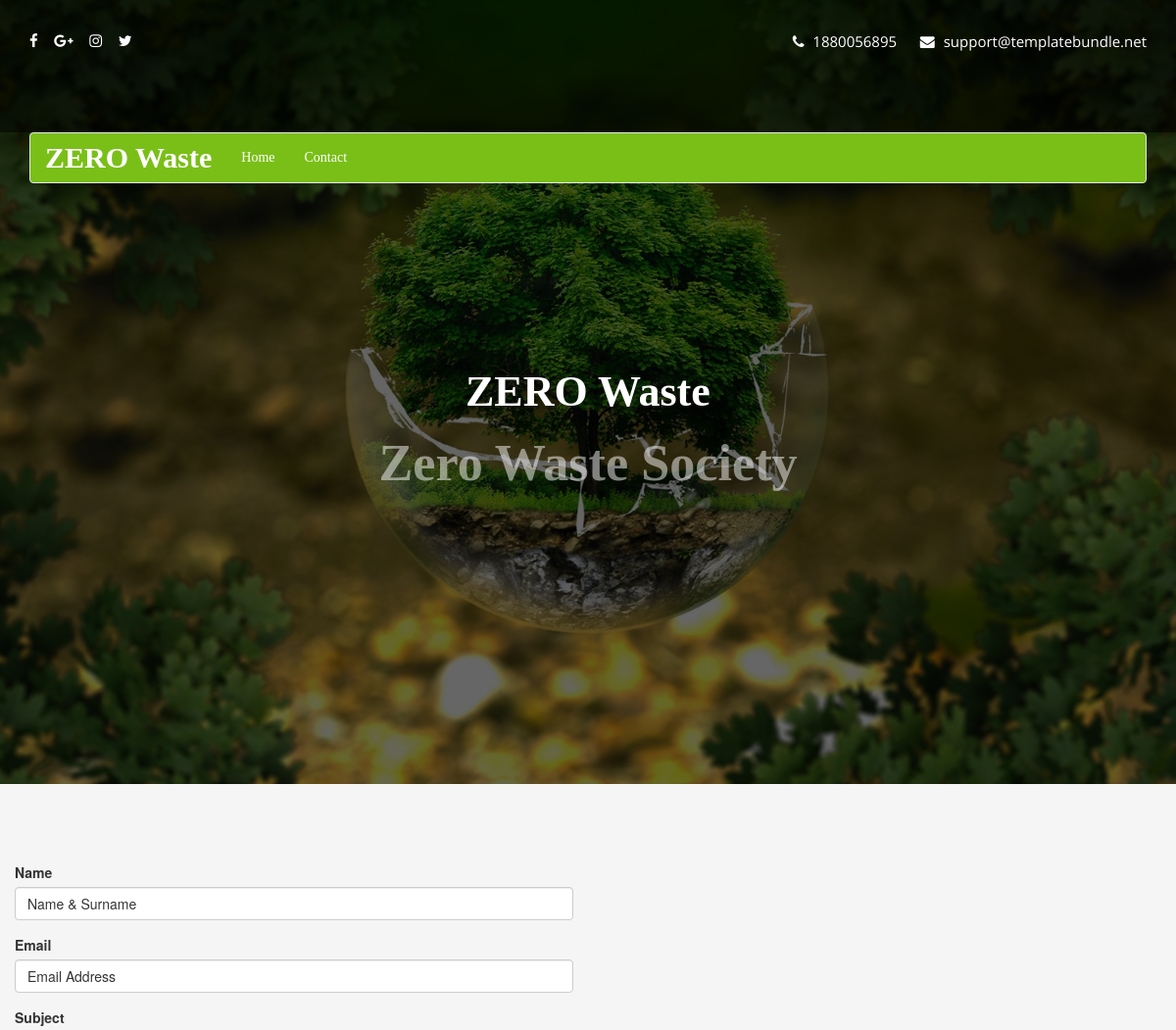
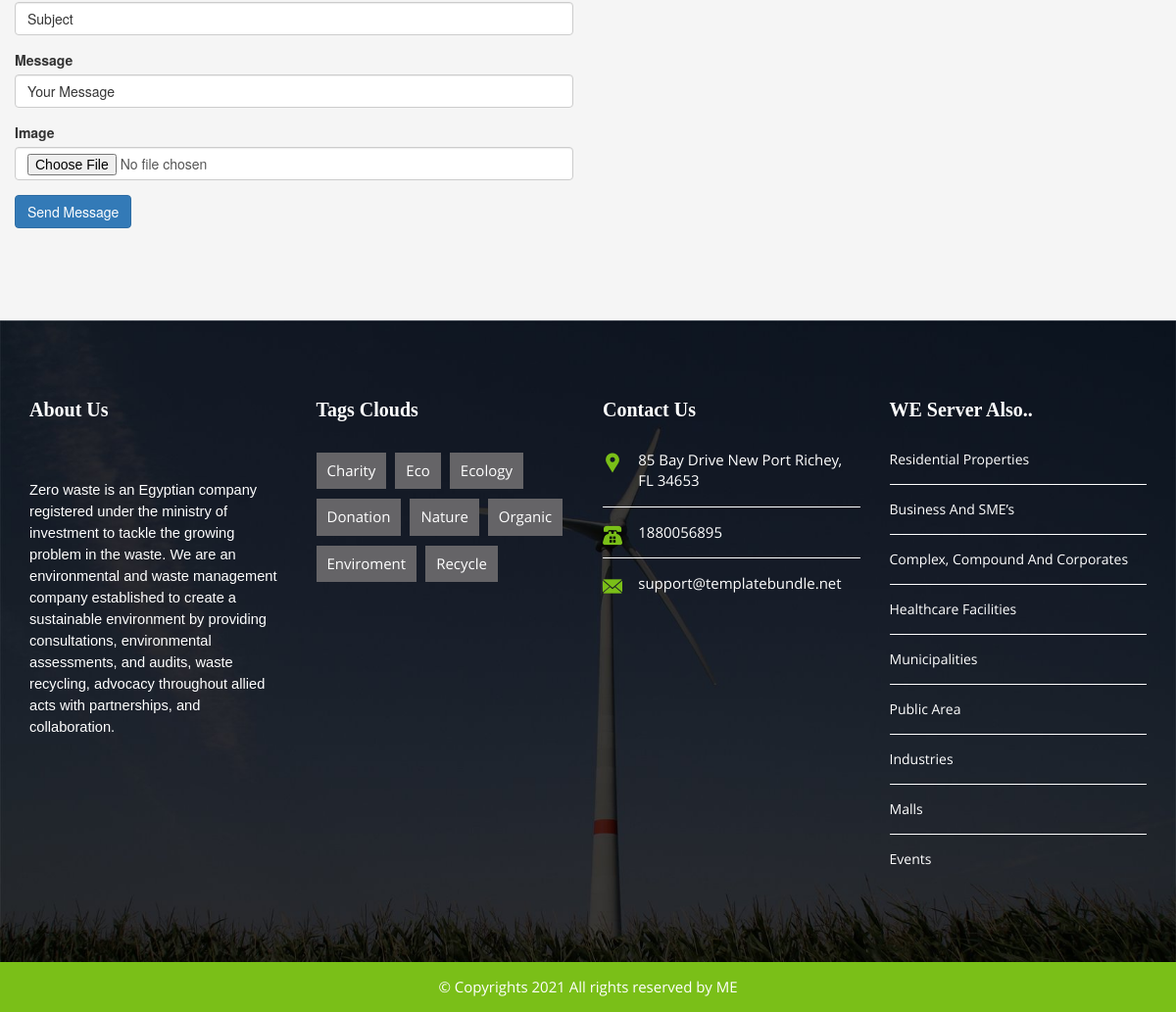
Page /contact/ on the committed database (2 pictures, top to bottom).
### home/models.py (models this page shows, shortened)
class Setting(models.Model):
    address = models.CharField(blank=True,max_length=100)
    phone=models.CharField(blank=True,max_length=15)
    email=models.CharField(blank=True,max_length=50)
    gmail = models.CharField(blank=True,max_length=50)
    facebook = models.CharField(blank=True,max_length=50)
    twitter = models.CharField(blank=True,max_length=50)
    youtube = models.CharField(blank=True, max_length=50)
    instagram = models.CharField(blank=True, max_length=50)
    aboutus = RichTextUploadingField(blank=True)
    contact = RichTextUploadingField(blank=True)

### home/views.py (the view, shortened to what this page needs)
# urls.py: path('contact/', views.contactus, name='contactus'),
def contactus(request):
    form=ContactForm
    setting=Setting.objects.get(pk=1)
    context = {'setting': setting,'form':form}
    return render(request,'contact.html',context)

### home/templates/contact.html (shortened to what this page needs)
{%load static%}
{% load mptt_tags %}
{% load mptt_tags %}
{% load bootstrap4 %}
<html>
<head>
    <link href="{%static '' %}css/main.css" rel="stylesheet" type="text/css">
    <link href="{%static '' %}css/fonts.css" rel="stylesheet" type="text/css">
    <link href="{%static '' %}css/font-awesome.css" rel="stylesheet" type="text/css">
    <link href="{%static '' %}css/flaticon.css" rel="stylesheet" type="text/css">
    <link href="{%static '' %}css/bubble.css" rel="stylesheet" type="text/css">
    <link href="{%static '' %}css/magnific-popup.css" rel="stylesheet" type="text/css">
    <link href="{%static '' %}js/plugin/revolution/css/settings.css" rel="stylesheet" type="text/css">
    <link href="{%static '' %}js/plugin/revolution/css/layers.css" rel="stylesheet" type="text/css">
    <link href="{%static '' %}js/plugin/revolution/css/navigation.css" rel="stylesheet" type="text/css">
    <link href="{%static '' %}css/style.css" rel="stylesheet" type="text/css">
</head>
<body>
    <div class="eco_banner_wrapper"       data-scroll-index='0'>
        <div class="eco_top_box">
            <div class="eco_top_info_wrapper">
                <div class="container">
                    <div class="row">
                        <div class="col-lg-6 col-md-6 col-sm-4">
                            <ul class="eco_top_social">
                                <li>
                                    <a href="{{setting.facebook}}"><i class="fa fa-facebook" aria-hidden="true"></i></a>
                                </li>
                                <li>
                                    <a href="{{setting.gmail}}"><i class="fa fa-google-plus" aria-hidden="true"></i></a>
                                </li>
                                <li>
                                    <a href="{{setting.instagram}}"><i class="fa fa-instagram" aria-hidden="true"></i></a>
                                </li>
                                <li>
                                    <a href="{{setting.twitter}}"><i class="fa fa-twitter" aria-hidden="true"></i></a>
                                </li>
                            </ul>
                        </div>
                        <div class="col-lg-6 col-md-6 col-sm-8">
                            <div class="eco_top_info">
                                <ul>
                                    <li>
                                        <a href="#" class="info_text">
										<i class="fa fa-phone" aria-hidden="true"></i>
                                            {{setting.phone|safe}}
										</a>
                                    </li>
                                    <li>
                                        <a href="#" class="info_text">
										<i class="fa fa-envelope" aria-hidden="true"></i>
											{{setting.gmail}}
										</a>
                                    </li>
                                </ul>
                            </div>
                        </div>
                    </div>
                </div>
            </div>
            <div class="container">
                <nav class="navbar navbar-default">
                    <div class="container">
                      <div class="navbar-header" style="background-color: #7abf18;">
                        <a class="navbar-brand" style="color: #fff; font-weight: 600; font-size: 30px;" href="/">ZERO Waste</a>
                      </div>
                      <div class="collapse navbar-collapse"  id="bs-example-navbar-collapse-1">
                        <ul class="nav navbar-nav" style="background-color: #7abf18;">
                          <li><a style="color: #fff; cursor: pointer;"  href="/">Home <span class="sr-only">(current)</span></a></li>
                          <li><a href="/contact" style="cursor: pointer; color: #fff;">Contact </a></li>
                        </ul>
                      </div>
                    </div>
                  </nav>
        </div>
        </div>
        <div class="eco_slider">
            <div id="rev_slider_1068_1_wrapper" class="rev_slider_wrapper fullscreen-container" data-alias="levano4export" data-source="gallery" style="background-color:transparent;padding:0px;">
                <div id="rev_slider_1068_1" class="rev_slider fullscreenbanner" style="display:none;" data-version="5.3.0.2">
                    <ul>
                        <li data-index="rs-3010" data-transition="zoomIn" data-slotamount="7" data-hideafterloop="0" data-hideslideonmobile="off" data-easein="default" data-easeout="default" data-masterspeed="2000" data-thumb="" data-rotate="0" data-fstransition="zoomIn" data-fsmasterspeed="1000" data-fsslotamount="7" data-saveperformance="off" data-title="Intro" data-param1="" data-param2="" data-param3="" data-param4="" data-param5="" data-param6="" data-param7="" data-param8="" data-param9="" data-param10="" data-description="">
                            <div class="tp-caption tp-shape tp-shapewrapper " id="slide-2800-layer-7" data-x="['left','left','left','left']" data-hoffset="['0','0','0','0']" data-y="['middle','middle','middle','middle']" data-voffset="['0','0','0','0']" data-width="full" data-height="full" data-whitespace="nowrap" data-type="shape" data-basealign="slide" data-responsive_offset="off" data-responsive="off" data-frames='[{"from":"opacity:0;","speed":500,"to":"o:1;","delay":0,"ease":"Power4.easeOut"},{"speed":5000,"to":"opacity:0;","ease":"Power4.easeInOut"}]' data-textAlign="['left','left','left','left']" data-paddingtop="[0,0,0,0]" data-paddingright="[0,0,0,0]" data-paddingbottom="[0,0,0,0]" data-paddingleft="[0,0,0,0]" style="z-index: 5;background-color:rgba(0, 0, 0, 0.60);border-color:rgba(0, 0, 0, 0);border-width:0px;"> </div>
                            <div class="tp-caption Photography-Display   tp-resizeme" id="slide-2989-layer-3" data-x="['center','center','center','center']" data-hoffset="['0','0','0','0']" data-y="['middle','middle','middle','middle']" data-voffset="['0','0','0','0']" data-fontsize="['48','40','40','30']" data-lineheight="['73','60','40','30']" data-width="none" data-height="none" data-whitespace="nowrap" data-type="text" data-responsive_offset="on" data-start="1000" data-frames='[{"from":"y:[100%];z:0;rX:0deg;rY:0;rZ:0;sX:1;sY:1;skX:0;skY:0;opacity:0;","mask":"x:0px;y:[100%];s:inherit;e:inherit;","speed":2000,"to":"o:1;","delay":500,"ease":"Power4.easeInOut"},{"delay":"wait","speed":2000,"to":"y:[100%];","mask":"x:inherit;y:inherit;s:inherit;e:inherit;","ease":"Power2.easeInOut"}]' data-textAlign="['center','center','center','center']" data-paddingtop="[0,0,0,0]" data-paddingright="[10,10,10,10]" data-paddingbottom="[0,0,0,0]" data-paddingleft="[10,10,10,10]" style="z-index: 7; white-space: nowrap; color:#ffffff;text-transform:capitalize; font-family: 'Roboto Slab', serif;font-weight:bold;line-height:80px;letter-spacing:1px;">ZERO Waste</div>
                            <div class="tp-caption NotGeneric-Title   tp-resizeme" id="slide-398-layer-4" data-x="center" data-hoffset="" data-y="center" data-voffset="80" data-width="['auto','auto','auto','auto']" data-height="['auto','auto','auto','auto']" data-transform_idle="o:1;" data-fontsize="['60','50','40','30']" data-transform_in="z:0;rX:0;rY:0;rZ:0;sX:0.9;sY:0.9;skX:0;skY:0;opacity:0;s:1000;e:Power2.easeOut;" data-transform_out="s:1000;e:Power3.easeInOut;s:1000;e:Power3.easeInOut;" data-start="2000" data-splitin="none" data-splitout="none" data-responsive_offset="on" style="z-index: 8; white-space: nowrap; font-size: 60px; line-height: 360px;font-family: 'Roboto Slab', serif;">Zero Waste Society
                            </div>
                        </li>
                    </ul>
                </div>
            </div>
        </div>
        <div class="bubbles"></div>
    </div>
    <br/>
    <br/>
        <section class="eco_innerteam_wrapper">
        <div class="col-sm-6 offset-sm-3">
    <div id="form">
    <form method="post">
              {% bootstrap_form form %}
              {%buttons%}
          <button class="btn btn-primary" type="submit">Send Message</button>
          {% endbuttons %}
      </form>
      </div>
    </div>
</section>
    <section class="eco_footer_wrapper">
        <div class="container">
            <div class="row">
                <div class="col-lg-3 col-md-3 col-sm-6">
                    <div class="eco_footer_box">
                        <h2 class="footer_heading">About us</h2>
                        <p>{{setting.aboutus|safe}}</p>
                    </div>
                </div>
                <div class="col-lg-3 col-md-3 col-sm-6">
                    <div class="eco_footer_box">
                        <h2 class="footer_heading">tags clouds</h2>
                        <ul class="tag_clouds">
                            <li><a href="#">Charity</a></li>
                            <li><a href="#">Eco</a></li>
                            <li><a href="#">Ecology</a></li>
                            <li><a href="#">Donation</a></li>
                            <li><a href="#">Nature</a></li>
                            <li><a href="#">Organic</a></li>
                            <li><a href="#">Enviroment</a></li>
                            <li><a href="#">Recycle</a></li>
                        </ul>
                    </div>
                </div>
                <div class="col-lg-3 col-md-3 col-sm-6">
                    <div class="eco_footer_box footer_con_info">
                        <h2 class="footer_heading">Contact us</h2>
                        <ul>
                            <li>
                                <div class="footer_icon">
                                    <i class="flaticon flaticon-facebook-placeholder-for-locate-places-on-maps"></i>
                                </div>
                                <div class="footer_text">
                                    <span class="con_text">{{setting.address}}</span>
                                </div>
                            </li>
                            <li>
                                <div class="footer_icon">
                                    <i class="flaticon flaticon-technology-1"></i>
                                </div>
                                <div class="footer_text">
                                    <span class="con_text">{{setting.phone}}</span>
                                </div>
                            </li>
                            <li>
                                <div class="footer_icon">
                                    <i class="flaticon flaticon-close-envelope"></i>
                                </div>
                                <div class="footer_text">
                                    <a class="con_text">{{setting.gmail}}</a>
                                </div>
                            </li>
                        </ul>
                    </div>
                </div>
                <div class="col-lg-3 col-md-3 col-sm-6">
                    <div class="eco_footer_box">
                        <div class="ed_element_wrapper">
                            <h2 class="footer_heading ed_heading">WE Server also..</h2>
                        </div>
                        <ul class="ed_element_sorting">
                            <li class="ed_element_wrapper"><a href="#" class="ed_link">Residential properties</a></li>
                            <li class="ed_element_wrapper"><a href="#" class="ed_link">Business and SME’s</a></li>
                            <li class="ed_element_wrapper"><a href="#" class="ed_link">Complex, Compound and Corporates</a></li>
                            <li class="ed_element_wrapper"><a href="#" class="ed_link">Healthcare facilities</a></li>
                            <li class="ed_element_wrapper"><a href="#" class="ed_link">Municipalities</a></li>
                            <li class="ed_element_wrapper"><a href="#" class="ed_link">Public area </a></li>
                            <li class="ed_element_wrapper"><a href="#" class="ed_link">Industries</a></li>
                            <li class="ed_element_wrapper"><a href="#" class="ed_link">Malls</a></li>
                            <li class="ed_element_wrapper"><a href="#" class="ed_link">Events</a></li>
                        </ul>
                    </div>
                </div>
            </div>
        </div>
    </section>
    <section class="eco_bottom_footer">
        <div class="container">
            <div class="row">
                <p>&copy; Copyrights 2021 All rights reserved by ME</p>
            </div>
        </div>
    </section>
</body>
</html>

### rows in the picture
Setting: phone "1880056895", gmail "support@templatebundle.net", aboutus "Zero waste is an Egyptian company registered under the ministry of investment to tackle the growing problem in the waste. We are an environmental and waste management company established to create a sustainable environment by providing consultations, environmental assessments, and audits, waste recycling, advocacy throughout allied acts with partnerships, and collaboration .", address "85 Bay Drive New Port Richey, FL 34653"
